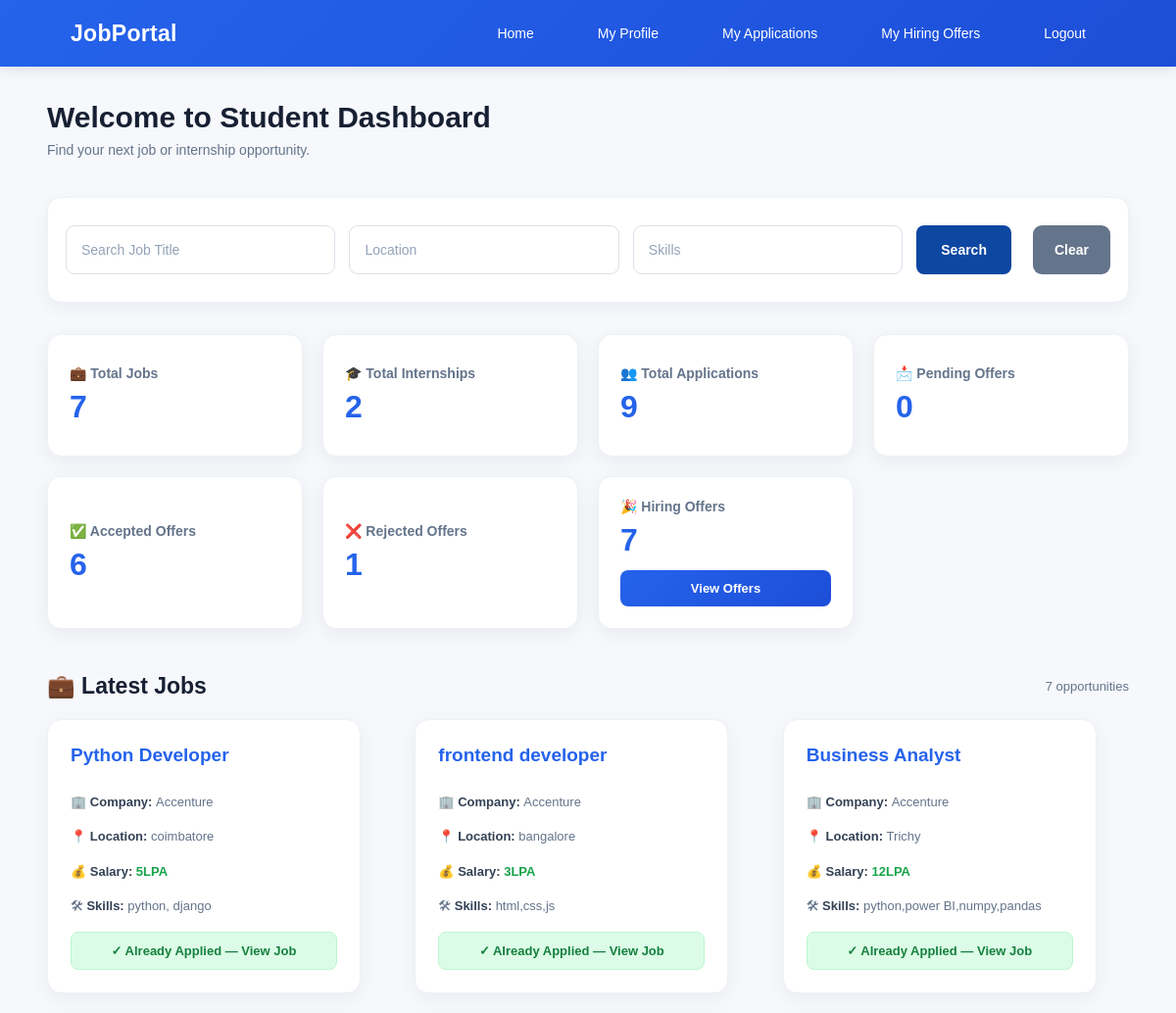
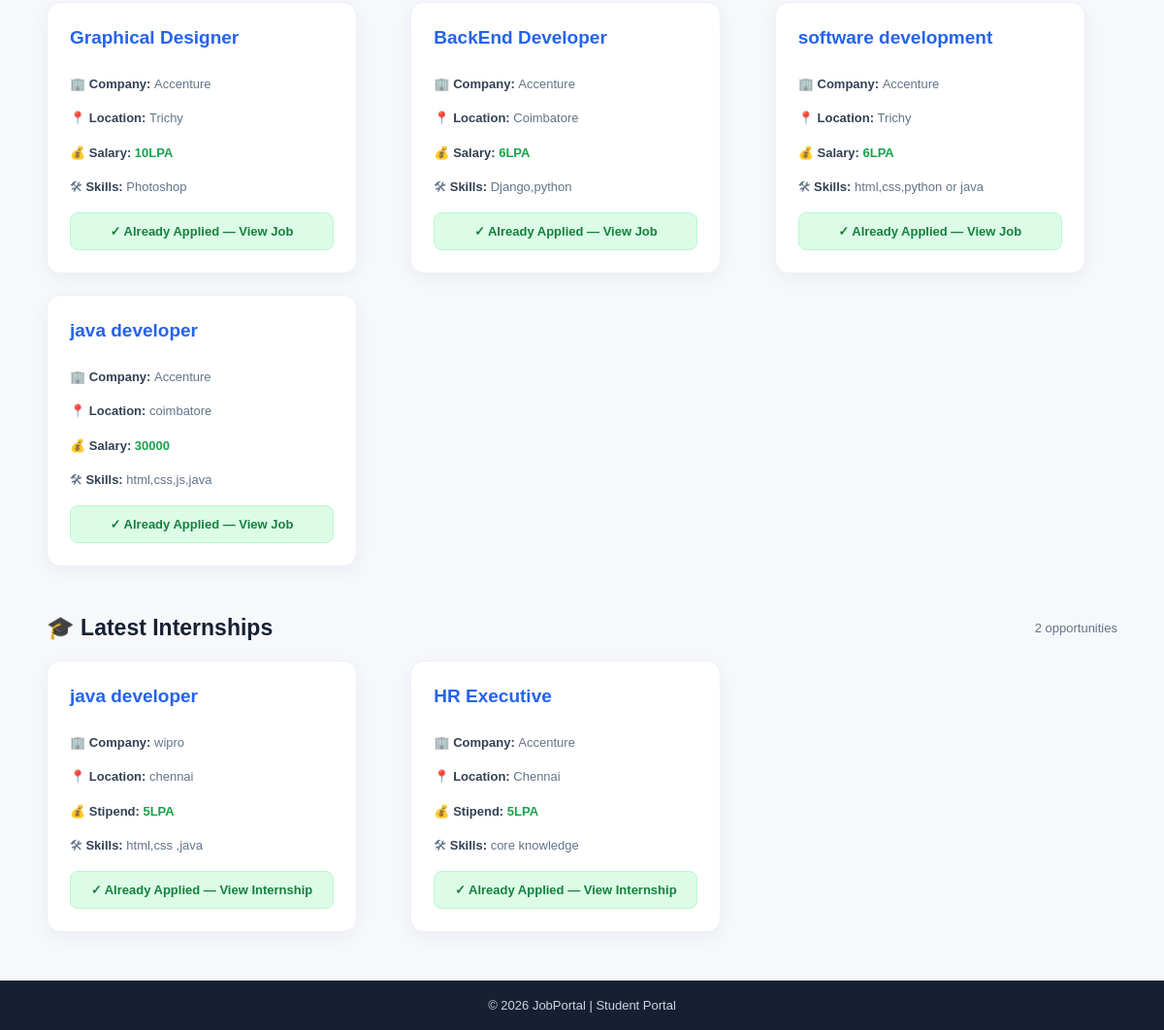
Before: /students/dashboard/ (signed in) with the older database file (2 pictures, top to bottom).
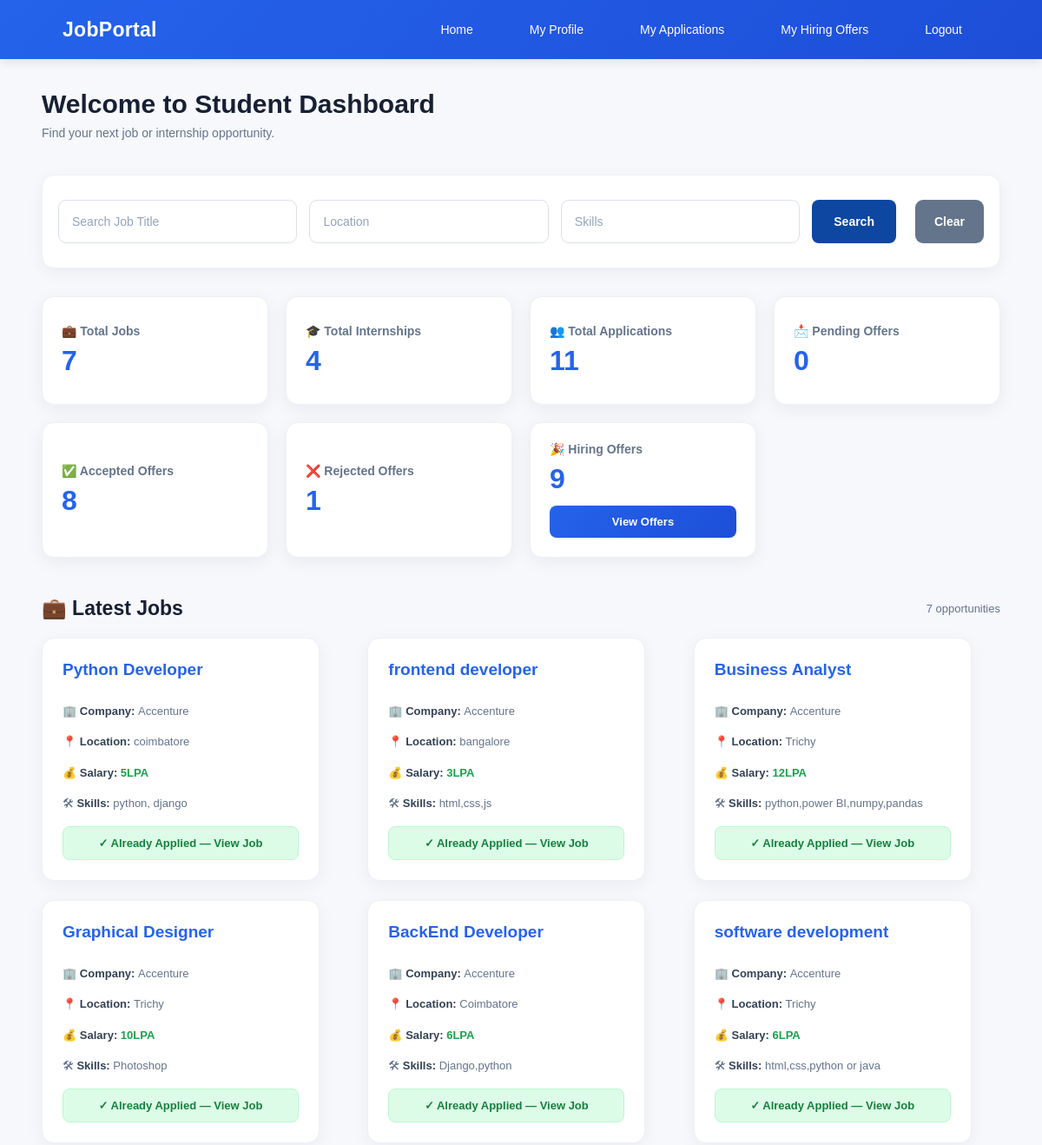
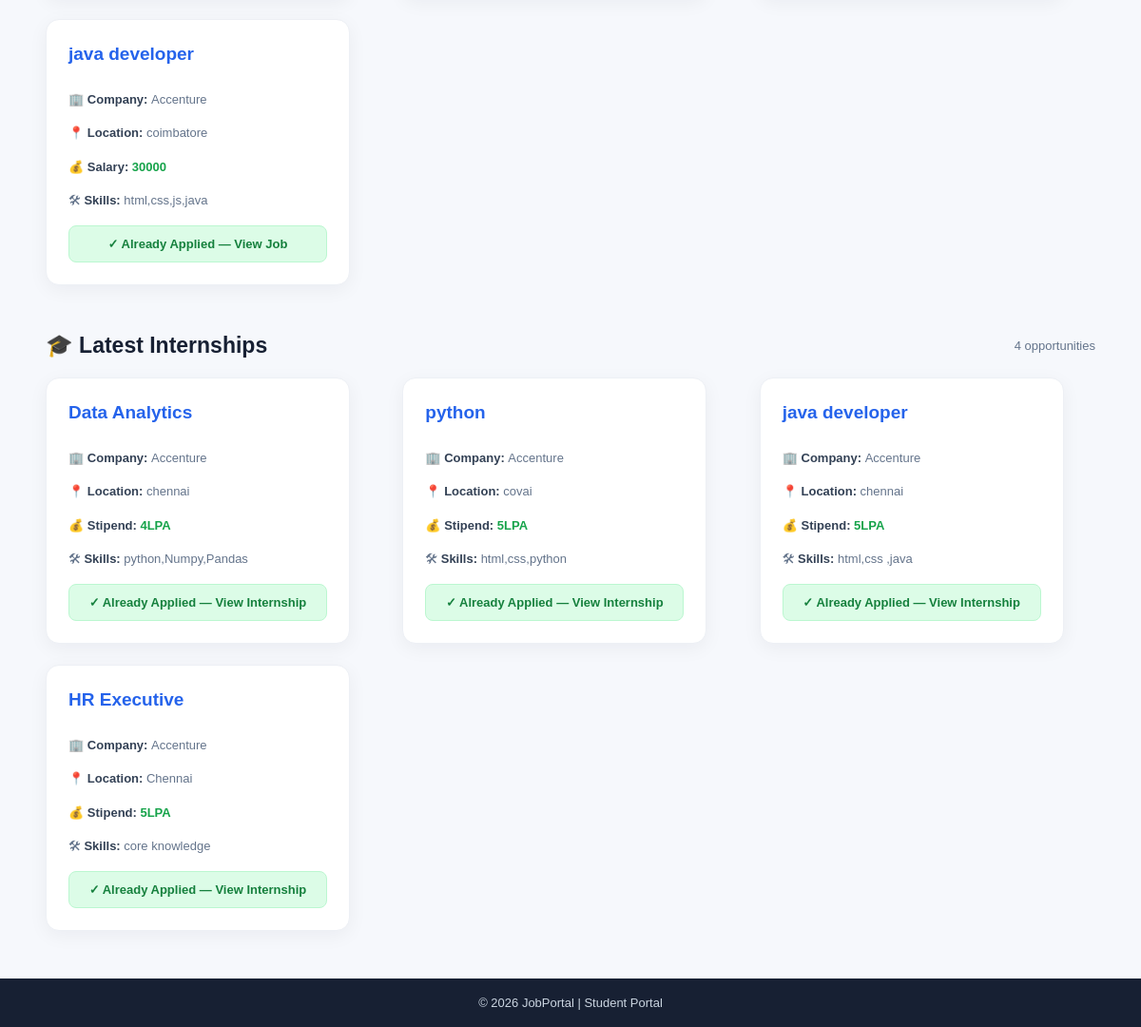
After: the same page with the newer database file (2 pictures, top to bottom).
### jobs/models.py (models this page shows, shortened)
class Job(models.Model):
    job_title = models.CharField(
        max_length=100
    )
    job_type = models.CharField(
        max_length=20,
        choices=[
            ("Job", "Job"),
            ("Internship", "Internship"),
        ],
        default="Job"
    )
    company_name = models.CharField(
        max_length=100,
        default="Unknown Company"
    )
    employer_email = models.EmailField(
        blank=True,
        null=True
    )
    location = models.CharField(
        max_length=100,
        blank=True,
        null=True
    )
    salary = models.CharField(
        max_length=50,
        default="Not specified"
    )
    experience = models.CharField(
        max_length=50,
        blank=True,
        null=True
    )
    skills = models.TextField(
        default=""
    )

### students/views.py (the view, shortened to what this page needs)
# urls.py: path("dashboard/", student_dashboard, name="student_dashboard"),
def student_dashboard(request):
    student_id = request.session.get("student_id")
    if not student_id:
        return redirect("student_login")
    student = get_object_or_404(
        Student,
        id=student_id
    )
    search = request.GET.get(
        "search",
        ""
    ).strip()
    location = request.GET.get(
        "location",
        ""
    ).strip()
    skills = request.GET.get(
        "skills",
        ""
    ).strip()
    jobs = Job.objects.filter(
        job_type__iexact="Job"
    ).order_by("-id")
    internships = Job.objects.filter(
        job_type__iexact="Internship"
    ).order_by("-id")
    total_jobs = Job.objects.filter(
        job_type__iexact="Job"
    ).count()
    total_internships = Job.objects.filter(
        job_type__iexact="Internship"
    ).count()
    student_email = student.email.strip()
    applications = Application.objects.filter(
        student_email__iexact=student_email
    )
    total_applications = applications.count()
    hiring_offers = HiringOffer.objects.filter(
        student_email__iexact=student_email
    ).order_by("-id")
    hiring_offer_count = hiring_offers.count()
    offered_offers = hiring_offers.filter(
        status__in=[
            "Pending",
            "Offered"
        ]
    ).count()
    accepted_offers = hiring_offers.filter(
        status="Accepted"
    ).count()
    rejected_offers = hiring_offers.filter(
        status="Rejected"
    ).count()
    applied_job_ids = set(
        applications.values_list(
            "job_id",
            flat=True
        )
    )
    print()
    print("========== STUDENT DASHBOARD DEBUG ==========")
    print(
        "STUDENT:",
        student.full_name
    )
    print(
        "EMAIL:",
        repr(student.email)
    )
    print("----------------------------------------------")
    print(
        "TOTAL JOBS:",
        total_jobs
    )
    print(
        "TOTAL INTERNSHIPS:",
        total_internships
    )
    print(
        "TOTAL APPLICATIONS:",
        total_applications
    )
    print(
        "TOTAL HIRING OFFERS:",
        hiring_offer_count
    )
    print(
        "PENDING/OFFERED:",
        offered_offers
    )
    print(
        "ACCEPTED OFFERS:",
        accepted_offers
    )
    print(
        "REJECTED OFFERS:",
        rejected_offers
    )
    print("----------------------------------------------")
    print("---------- JOBS ----------")
    for job in Job.objects.all().order_by("-id"):
        print(
            "JOB ID:",
            job.id,
            "| TITLE:",
            repr(job.job_title),
            "| TYPE:",
            repr(job.job_type),
            "| COMPANY:",
            repr(job.company_name)
        )
    print("----------------------------------------------")
    for offer in hiring_offers:
        print(
            "OFFER ID:",
            offer.id,
            "| COMPANY:",
            repr(offer.company_name),
            "| STUDENT:",
            repr(offer.student_email),
            "| JOB:",
            repr(offer.job_title),
            "| STATUS:",
            repr(offer.status)
        )
    print("==============================================")
    print()
    context = {
        "student": student,
        "jobs": jobs,
        "internships": internships,
        "total_jobs": total_jobs,
        "total_internships": total_internships,
        "total_applications": total_applications,
        "hiring_offer_count": hiring_offer_count,
        "offered_offers": offered_offers,
        "accepted_offers": accepted_offers,
        "rejected_offers": rejected_offers,
        "applied_job_ids": applied_job_ids,
        "search": search,
        "location": location,
        "skills": skills,
    }
    return render(
        request,
        "student_dashboard.html",
        context
    )

### students/templates/student_dashboard.html (shortened to what this page needs)
<!DOCTYPE html>
{% load static %}
<html lang="en">
<head>
    <link rel="stylesheet"
          href="{% static 'css/style.css' %}">
</head>
<body>
<nav class="navbar">
    <h2>
        JobPortal
    </h2>
    <div class="nav-links">
        <a href="{% url 'student_dashboard' %}">
            Home
        </a>
        <a href="{% url 'student_profile' %}">
            My Profile
        </a>
        <a href="{% url 'my_applications' %}">
            My Applications
        </a>
        <a href="{% url 'my_hiring_offers' %}">
            My Hiring Offers
        </a>
        <a href="{% url 'student_logout' %}">
            Logout
        </a>
    </div>
</nav>
<div class="dashboard">
    <div class="dashboard-title">
        <h1>
            Welcome to Student Dashboard
        </h1>
        <p>
            Find your next job or internship opportunity.
        </p>
    </div>
    <form method="GET"
          action="{% url 'student_dashboard' %}"
          class="search-form">
        <input
            type="text"
            name="search"
            placeholder="Search Job Title"
            value="{{ search|default:'' }}"
        >
        <input
            type="text"
            name="location"
            placeholder="Location"
            value="{{ location|default:'' }}"
        >
        <input
            type="text"
            name="skills"
            placeholder="Skills"
            value="{{ skills|default:'' }}"
        >
        <button type="submit"
                class="search-btn">
            Search
        </button>
        <a href="{% url 'student_dashboard' %}"
           class="clear-btn">
            Clear
        </a>
    </form>
    <div class="stats-container">
        <div class="stat-card">
            <h2>
                💼 Total Jobs
            </h2>
            <h1>
                {{ total_jobs|default:"0" }}
            </h1>
        </div>
        <div class="stat-card">
            <h2>
                🎓 Total Internships
            </h2>
            <h1>
                {{ total_internships|default:"0" }}
            </h1>
        </div>
        <div class="stat-card">
            <h2>
                👥 Total Applications
            </h2>
            <h1>
                {{ total_applications|default:"0" }}
            </h1>
        </div>
        <div class="stat-card">
            <h2>
                📩 Pending Offers
            </h2>
            <h1>
                {{ offered_offers|default:"0" }}
            </h1>
        </div>
        <div class="stat-card">
            <h2>
                ✅ Accepted Offers
            </h2>
            <h1>
                {{ accepted_offers|default:"0" }}
            </h1>
        </div>
        <div class="stat-card">
            <h2>
                ❌ Rejected Offers
            </h2>
            <h1>
                {{ rejected_offers|default:"0" }}
            </h1>
        </div>
        <div class="stat-card">
            <h2>
                🎉 Hiring Offers
            </h2>
            <h1>
                {{ hiring_offer_count|default:"0" }}
            </h1>
            <a href="{% url 'my_hiring_offers' %}"
               class="view-btn">
                View Offers
            </a>
        </div>
    </div>
    <section class="job-section">
        <div class="section-heading">
            <h2 class="section-title">
                💼 Latest Jobs
            </h2>
            <span class="section-count">
                {{ jobs|length }} opportunities
            </span>
        </div>
        {% if jobs %}
        <div class="job-grid">
            {% for job in jobs %}
            <div class="job-card">
                <h3>
                    {{ job.job_title }}
                </h3>
                <p>
                    🏢
                    <strong>
                        Company:
                    </strong>
                    {{ job.company_name }}
                </p>
                <p>
                    📍
                    <strong>
                        Location:
                    </strong>
                    {{ job.location }}
                </p>
                <p class="salary">
                    💰
                    <strong>
                        Salary:
                    </strong>
                    {{ job.salary }}
                </p>
                <p>
                    🛠
                    <strong>
                        Skills:
                    </strong>
                    {{ job.skills }}
                </p>
                {% if job.id in applied_job_ids %}
                    <a href="{% url 'job_details' job.id %}"
                       class="already-applied">
                        ✓ Already Applied — View Job
                    </a>
                {% else %}
                    <a href="{% url 'job_details' job.id %}"
                       class="view-btn">
                        View Job
                    </a>
                {% endif %}
            </div>
            {% endfor %}
        </div>
        {% else %}
        <div class="empty-message">
            No jobs found matching your search.
        </div>
        {% endif %}
    </section>
    <section class="job-section">
        <div class="section-heading">
            <h2 class="section-title">
                🎓 Latest Internships
            </h2>
            <span class="section-count">
                {{ internships|length }} opportunities
            </span>
        </div>
        {% if internships %}
        <div class="job-grid">
            {% for internship in internships %}
            <div class="job-card">
                <h3>
                    {{ internship.job_title }}
                </h3>
                <p>
                    🏢
                    <strong>
                        Company:
                    </strong>
                    {{ internship.company_name }}
                </p>
                <p>
                    📍
                    <strong>
                        Location:
                    </strong>
                    {{ internship.location }}
                </p>
                <p class="salary">
                    💰
                    <strong>
                        Stipend:
                    </strong>
                    {{ internship.salary }}
                </p>
                <p>
                    🛠
                    <strong>
                        Skills:
                    </strong>
                    {{ internship.skills }}
                </p>
                {% if internship.id in applied_job_ids %}
                    <a href="{% url 'job_details' internship.id %}"
                       class="already-applied">
                        ✓ Already Applied — View Internship
                    </a>
                {% else %}
                    <a href="{% url 'job_details' internship.id %}"
                       class="view-btn">
                        View Internship
                    </a>
                {% endif %}
            </div>
            {% endfor %}
        </div>
        {% else %}
        <div class="empty-message">
            No internships found matching your search.
        </div>
        {% endif %}
    </section>
</div>
<footer>
    © 2026 JobPortal | Student Portal
</footer>
</body>
</html>

### accounts/static/css/style.css (style rules this page uses)
* { margin:0; padding:0; box-sizing:border-box; font-family:Arial, Helvetica, sans-serif; }
nav { background:#0d47a1; padding:18px 8%; display:flex; justify-content:space-between; align-items:center; }
nav h2 { color:#fff; font-size:28px; }
nav a { color:white; text-decoration:none; margin-left:20px; font-weight:bold; transition:.3s; }
button { background:#ff9800; color:white; border:none; padding:12px 28px; border-radius:6px; cursor:pointer; font-size:16px; transition:.3s; }
.clear-btn { display: inline-block; padding: 10px 20px; background: #6b7280; color: white; text-decoration: none; border-radius: 6px; margin-left: 8px; }
footer { background:#0b1f3a; color:white; text-align:center; padding:20px; }
form { width:420px; margin:40px auto; background:white; padding:30px; border-radius:12px; box-shadow:0 5px 15px rgba(0,0,0,.15); }
input,select,textarea { width:100%; padding:12px; margin:10px 0; border:1px solid #ccc; border-radius:6px; }
.job-card { width:320px; background:#ffffff; border-radius:12px; padding:20px; box-shadow:0 5px 15px rgba(0,0,0,0.15); transition:0.3s; }
.job-card p { margin:8px 0; color:#555; }
.search-form { display:flex; justify-content:center; align-items:center; flex-wrap:wrap; gap:15px; margin:40px auto; }
.search-form input { width:250px; padding:12px; border:1px solid #ccc; border-radius:8px; font-size:16px; }
.search-form button { padding:12px 25px; border:none; border-radius:8px; background:#0d47a1; color:white; cursor:pointer; transition:.3s; }
.navbar a { color:white; text-decoration:none; margin:15px; }
.navbar { background:#0d6efd; color:white; display:flex; justify-content:space-between; align-items:center; padding:15px 30px; }
.navbar h2 { margin:0; }
.nav-links a { color:white; text-decoration:none; margin-left:20px; font-weight:bold; }
.job-card { width:320px; border:1px solid #ddd; border-radius:10px; padding:20px; box-shadow:0 4px 10px rgba(0,0,0,0.1); background:#fff; }
.navbar { background:#1f4e79; padding:15px; }
.navbar h2 { color:white; display:inline; margin-right:30px; }
.navbar a { color:white; text-decoration:none; margin-right:20px; font-weight:bold; }
* { box-sizing: border-box; }
body { margin: 0; font-family: Arial, sans-serif; }
.navbar { display: flex; justify-content: space-between; align-items: center; padding: 15px 30px; flex-wrap: wrap; }
.nav-links { display: flex; gap: 20px; align-items: center; }
.nav-links a { text-decoration: none; }
form { display: flex; gap: 10px; flex-wrap: wrap; justify-content: center; margin: 20px; }
form input { padding: 10px; min-width: 180px; border: 1px solid #ccc; border-radius: 5px; }
form button { padding: 10px 20px; border: none; border-radius: 5px; cursor: pointer; }
.job-card { padding: 20px; border-radius: 10px; box-shadow: 0 2px 10px rgba(0,0,0,0.1); }
.already-applied { margin-top: auto; display: block; text-align: center; padding: 10px 15px; background: #dcfce7; color: #15803d; border-radius: 8px; font-size: 13px; font-weight: 600; text-decoration: none; cursor: pointer; }
.job-grid { display: grid; grid-template-columns: repeat(3, 1fr); gap: 22px; }
.job-card { background: white; padding: 22px; border-radius: 14px; border: 1px solid #e8ecf2; box-shadow: 0 5px 20px rgba(0,0,0,0.06); }

Changed rows visible on the page:
added Job: job_title "Data Analytics", company_name "Accenture", location "chennai", salary "4LPA", skills "python,Numpy,Pandas", shows "✓ Already Applied — View Internship", shown under "🎓 Latest Internships"
added Job: job_title "python", company_name "Accenture", location "covai", salary "5LPA", skills "html,css,python", shows "✓ Already Applied — View Internship", shown under "🎓 Latest Internships"
changed Job "html,css ,java": company_name "wipro" → "Accenture"
Other visible differences:
{{ total_internships|default:"0" }}: "2" → "4"
{{ total_applications|default:"0" }}: "9" → "11"
{{ accepted_offers|default:"0" }}: "6" → "8"
{{ hiring_offer_count|default:"0" }}: "7" → "9"
{{ internships|length }}: "2" → "4"
